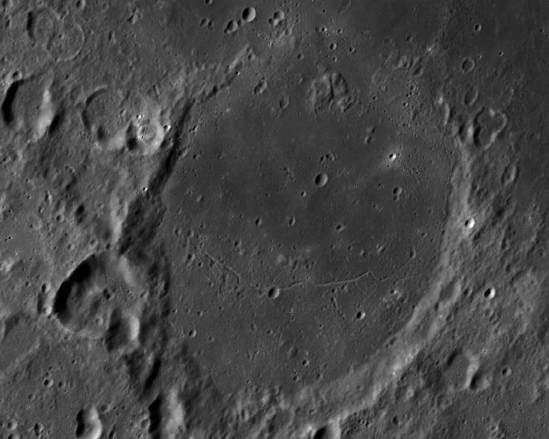
#> input picture osint/evening_demos/src/moon_source.png, 1098 x 878 px (shown at 1/2 size)
$ python make_moon.py moon_source.png site/photos/moon_last_show.jpg
#> lines starting #> are read from the running program, lines starting #| are printed output that depends on the picture; after the words box and inside, x2 and y2 are one past the last pixel; in counts of white or black regions, pixels touching at a corner belong together
#!/usr/bin/env python3
"""Сборка целевого снимка Луны для задачи «Вечерние демонстрации».

Берёт исходный снимок кратера Fracastorius (кадр из LROC QuickMap,
NASA/ASU, public domain; район южной кромки Mare Nectaris) и приводит
его к виду «снято через телескоп и выложено в фотодневник»:

  - grayscale (убирает цвет рендера карты);
  - поворот на 180° — 200-мм рефлектор (Ньютон) даёт перевёрнутое
    изображение без зеркалирования; это ломает прямое сопоставление
    с картами и reverse-image-поиск. Зеркало (--mirror) — опция для
    рефрактора/ЅК со звёздным диагоналем, по умолчанию выключено;
  - перекрестие на целевом кратере (Fracastorius);
  - кадр центрируется на цели, яркость/контраст, зерно, виньетка —
    «любительское фото»;
  - полная очистка EXIF (пересохранение через PIL метаданные не переносит).

Позиция цели отслеживается отдельным locator-слоем, поэтому кроп всегда
попадает на кратер независимо от угла поворота. Скрипт параметризован:
можно подставить другой исходник и подвинуть перекрестие (--tx/--ty).

Запуск:
  python3 make_moon.py moon_source.png site/photos/moon_last_show.jpg
"""

import argparse

from PIL import Image, ImageDraw, ImageEnhance, ImageFilter, ImageOps


def transform(img: Image.Image, mirror: bool, angle: float) -> Image.Image:
    if mirror:
        img = ImageOps.mirror(img)
    return img.rotate(angle, resample=Image.BICUBIC, expand=True)


def build(args: argparse.Namespace) -> None:
    im = Image.open(args.input).convert("L")
    scale = args.scale
    im = im.resize((int(im.width * scale), int(im.height * scale)), Image.LANCZOS)
#> im: PIL image 1427x1141 L
    if args.smooth > 0:
        im = im.filter(ImageFilter.GaussianBlur(args.smooth))

    tx, ty = int(args.tx * im.width), int(args.ty * im.height)
#> tx = 770; ty = 570

    r = int(args.marker * im.width)
#> r = 64
    gap, line = r // 3, max(2, im.width // 420)
#> gap = 21; line = 3
    draw = ImageDraw.Draw(im)
    for dx, dy in ((1, 0), (-1, 0), (0, 1), (0, -1)):
        draw.line((tx + dx * gap, ty + dy * gap, tx + dx * r, ty + dy * r), fill=240, width=line)
    draw.ellipse((tx - r, ty - r, tx + r, ty + r), outline=240, width=line)

    loc = Image.new("L", im.size, 0)
#> loc: PIL image 1427x1141 L; every value is 0
    ImageDraw.Draw(loc).ellipse((tx - 6, ty - 6, tx + 6, ty + 6), fill=255)
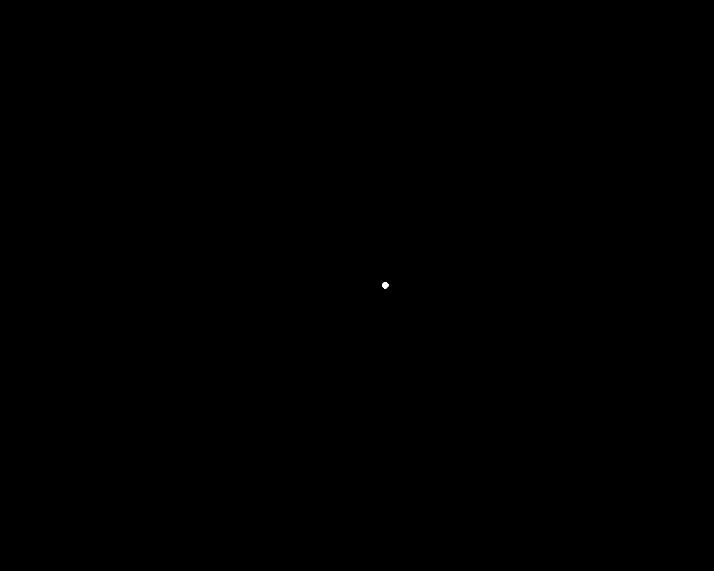
#> loc: PIL image 1427x1141 L (shown at 1/2 size); 0.01% white; 1 white region, box (x1, y1, x2, y2) and area: (764, 564, 777, 577) 129

    im = transform(im, args.mirror, args.angle)
#> in transform, `return img.rotate(angle, resample=Image.BICUBIC, expand=True)`:
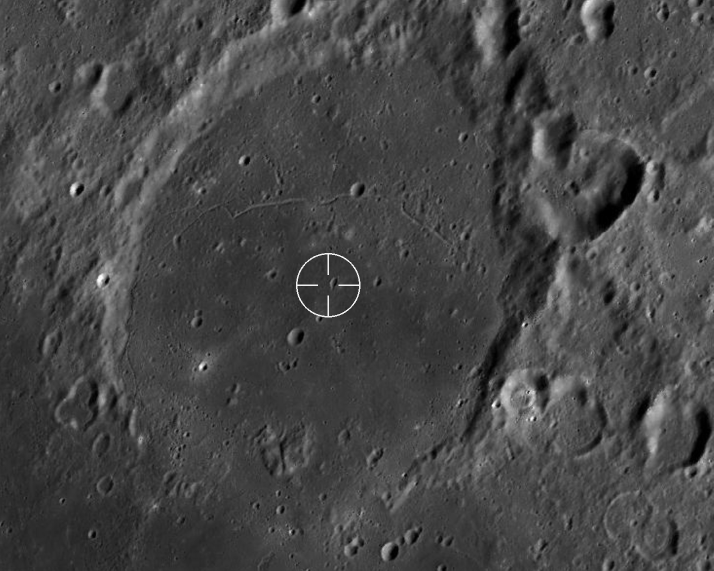
#> returned value: PIL image 1427x1141 L (shown at 1/2 size); min 0, max 255, mean 70.3
    loc = transform(loc, args.mirror, args.angle)
#> in transform (call 2), `return img.rotate(angle, resample=Image.BICUBIC, expand=True)`: returned value: PIL image 1427x1141 L; 0.01% white; 1 white region, box (x1, y1, x2, y2) and area: (650, 564, 663, 577) 129

    bbox = loc.getbbox()
#> bbox = (650, 564, 663, 577)
    px, py = (bbox[0] + bbox[2]) // 2, (bbox[1] + bbox[3]) // 2
#> px = 656; py = 570

    cw, ch = int(im.width * args.crop), int(im.height * args.crop)
#> cw = 784; ch = 627
    left = max(0, min(int(px - cw * args.place_x), im.width - cw))
#> left = 342
    top = max(0, min(int(py - ch * args.place_y), im.height - ch))
#> top = 193
    im = im.crop((left, top, left + cw, top + ch))
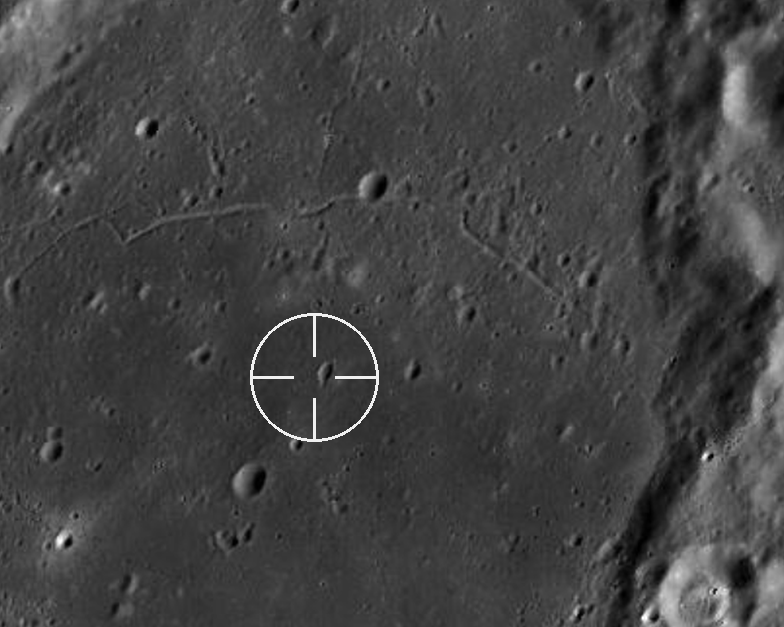
#> im: PIL image 784x627 L; min 0, max 255, mean 65.5

    im = ImageEnhance.Contrast(im).enhance(args.contrast)
    im = ImageEnhance.Brightness(im).enhance(args.bright)
    im = ImageOps.autocontrast(im, cutoff=args.cutoff)

    noise = Image.effect_noise(im.size, args.grain).convert("L")
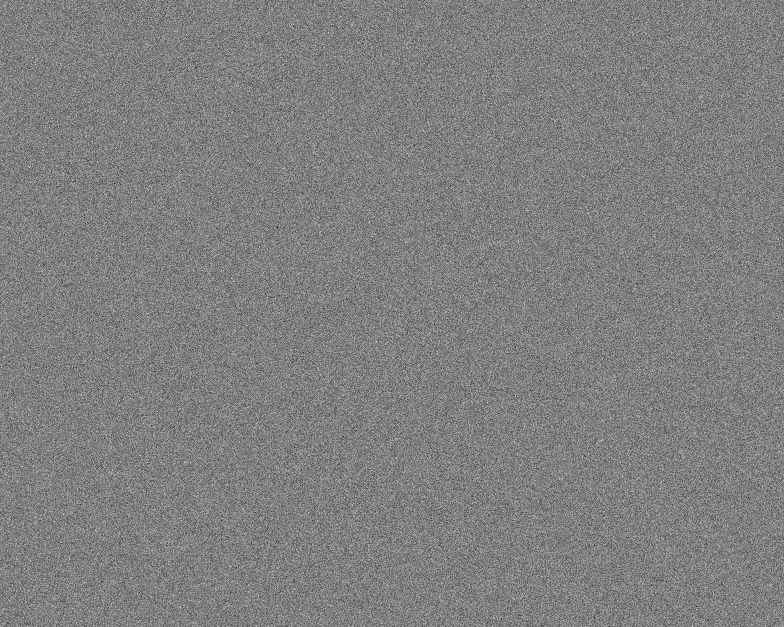
#> noise: PIL image 784x627 L; min 35, max 221, mean 127.5
    im = Image.blend(im, noise, args.grain_mix)

    vign = Image.new("L", im.size, 0)
#> vign: PIL image 784x627 L; every value is 0
    ImageDraw.Draw(vign).ellipse(
        (-im.width // 7, -im.height // 7, im.width + im.width // 7, im.height + im.height // 7), fill=255
    )
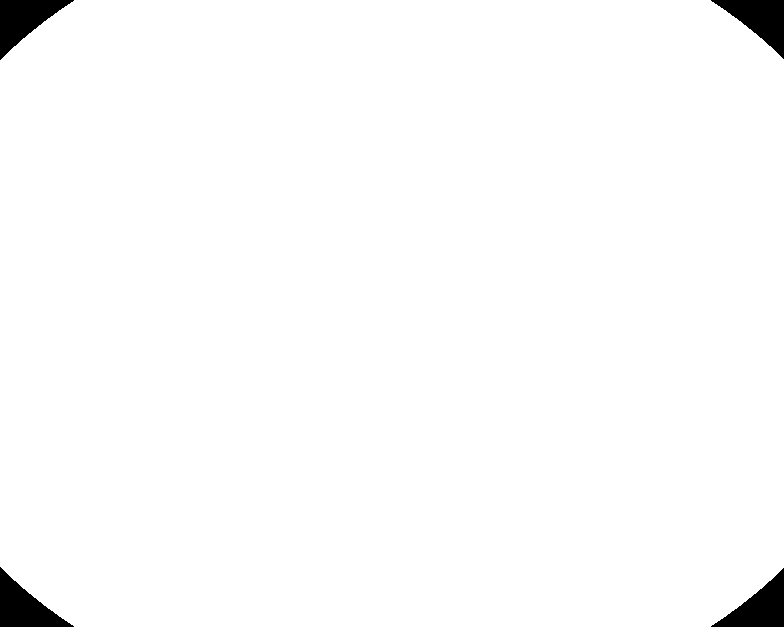
#> vign: PIL image 784x627 L; 98.3% white; 4 black regions, box (x1, y1, x2, y2) and area: (0, 0, 74, 60) 2099, (0, 567, 74, 627) 2099, (711, 0, 784, 59) 2039, (711, 568, 784, 627) 2039
    vign = vign.filter(ImageFilter.GaussianBlur(im.width // 10))
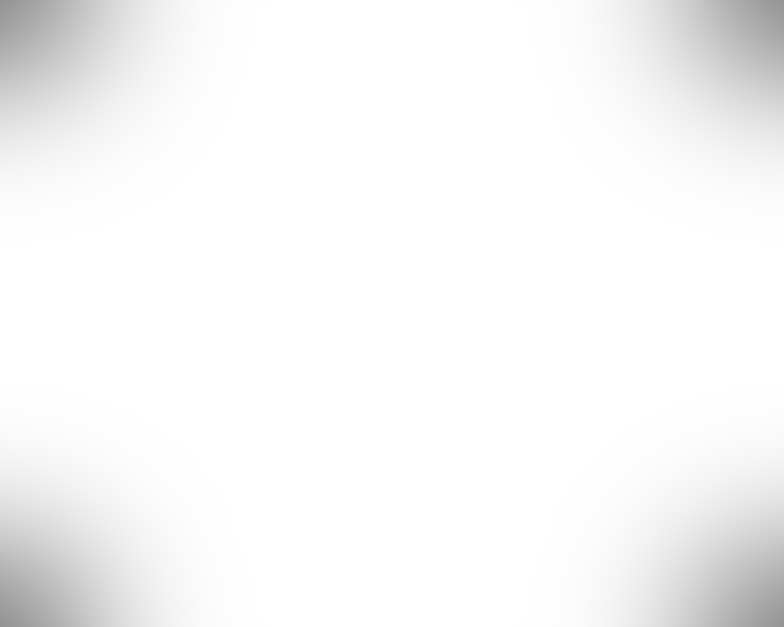
#> vign: PIL image 784x627 L; min 147, max 255, mean 247.2
    im = Image.composite(im, Image.new("L", im.size, 6), vign)
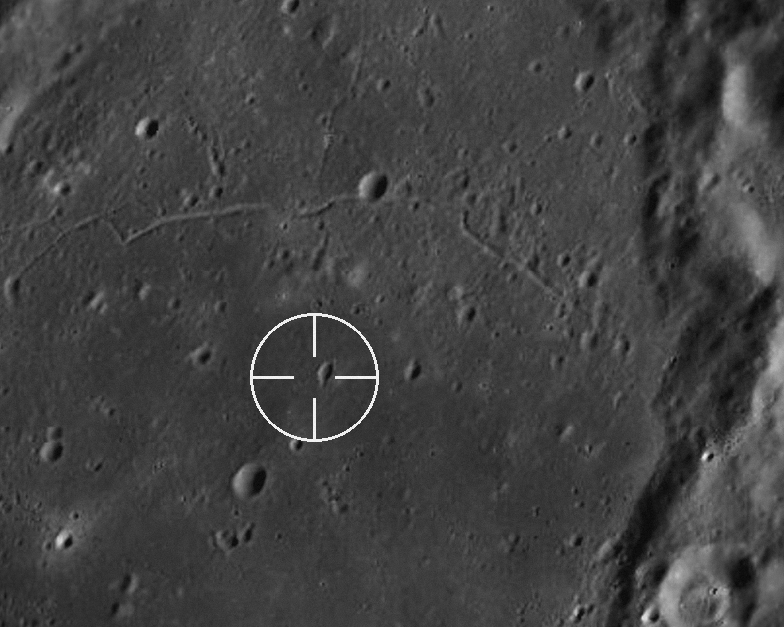
#> im: PIL image 784x627 L; min 6, max 248, mean 65.4

    im.convert("RGB").save(args.output, format="JPEG", quality=84, optimize=True)
    print(f"written {args.output} {im.size}  target@crop=({px-left},{py-top})")
#| written site/photos/moon_last_show.jpg (784, 627)  target@crop=(314,377)


def main() -> None:
    p = argparse.ArgumentParser()
    p.add_argument("input")
    p.add_argument("output")
    p.add_argument("--tx", type=float, default=0.54)
    p.add_argument("--ty", type=float, default=0.50)
    p.add_argument("--marker", type=float, default=0.045)
    p.add_argument("--angle", type=float, default=180.0)
    p.add_argument("--mirror", dest="mirror", action="store_true",
                   help="добавить зеркалирование (рефрактор/ЅК со звёздным диагоналем)")
    p.add_argument("--no-mirror", dest="mirror", action="store_false",
                   help="без зеркалирования — рефлектор даёт только поворот 180° (по умолчанию)")
    p.set_defaults(mirror=False)
    p.add_argument("--scale", type=float, default=1.3)
    p.add_argument("--smooth", type=float, default=0.0)
    p.add_argument("--crop", type=float, default=0.55)
    p.add_argument("--place-x", type=float, default=0.40, help="target horizontal position in crop (0=left)")
    p.add_argument("--place-y", type=float, default=0.60, help="target vertical position in crop (0=top)")
    p.add_argument("--contrast", type=float, default=1.05)
    p.add_argument("--bright", type=float, default=1.0)
    p.add_argument("--cutoff", type=float, default=0.3)
    p.add_argument("--grain", type=float, default=20.0)
    p.add_argument("--grain-mix", type=float, default=0.12)
    build(p.parse_args())


if __name__ == "__main__":
    main()
